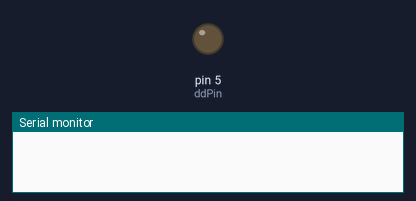
Recording of a sketch running on a simulated Arduino Uno, built with avr-gcc and run on an emulated ATmega328P. Shown: output pins drawn as LEDs (lit = HIGH), the last lines printed to the serial monitor.

Above: at 0.1 s.
At 3.8 s:
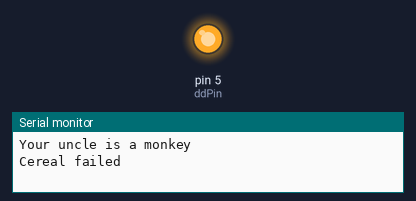
Timing chart, 0 to 5.3 s (numbered marks = the images above):
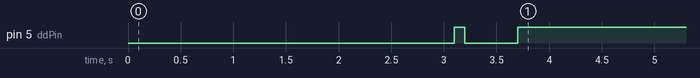

The sketch:

sketch_Roomba1.ino
```cpp
  #include<SoftwareSerial.h>

//pin assignment

//ground to 7/6

int txPin = 11; // from arduino  pin 10 to roomba pin 3
int rxPin = 10; // from srduino pin 11 to roomba pin 4
int ddPin = 5; // from srduino pin 5 to roomba pin 5

SoftwareSerial cereal(txPin, rxPin);

void setup() {
  Serial.begin(9600);
  delay(3000);
  Serial.println("Your uncle is a monkey");

  pinMode (ddPin, OUTPUT);
  //pinMode (txPin, );
  //pinMode (rxPin, );

  cereal.begin(19200);

  delay(100);

  if (cereal.available()){
    Serial.println(cereal.read());
  } else {
    Serial.println("Cereal failed");
  }

  digitalWrite(ddPin, HIGH);
  delay(100);
  digitalWrite(ddPin, LOW);
  delay(500);
  digitalWrite(ddPin, HIGH);
  delay(2000);

  // Safe mode

  cereal.write(128); //start

  delay(1000);

  cereal.write(131); //enter safe mode

  Serial.println("So we know it got here");

  delay(1000);

  // full mode
  /*
  cereal.write(130);

  delay(10);

  cereal.write(132);

  delay(10);
  */

  //cereal.write(143); // return to dock

  forwards();
  delay(2000);
  spinR();
  delay(500);
  spinL();
  forwards();
  delay(6000);
  spinL();
  delay(500);
  wheelStop();
  //Spin till you drop
  //spinTillYouDrop();
}


void loop() {
  // put your main code here, to run repeatedly:

}

void spinTillYouDrop(){
  Serial.print("Spin till you drop");

  cereal.write(145);
  cereal.write(0xff);
  cereal.write(0x38);
  cereal.write(byte(00));
  cereal.write(0xc8);
  }

void forwards(){
  Serial.print("Forwards");

  cereal.write(145);
  cereal.write(byte(1));
  cereal.write(byte(116));
  cereal.write(byte(1));
  cereal.write(byte(116));
  }

void spinR(){
  Serial.print("spinR");

  cereal.write(145);
  cereal.write(0xff);
  cereal.write(0x38);
  cereal.write(byte(00));
  cereal.write(0xc8);
  }

void spinL(){
  Serial.print("spinL");

  cereal.write(145);
  cereal.write(byte(00));
  cereal.write(0xc8);
  cereal.write(0xff);
  cereal.write(0x38);
  }

void wheelStop(){
  Serial.print("spinL");

  cereal.write(145);
  cereal.write(byte(00));
  cereal.write(byte(00));
  cereal.write(byte(00));
  cereal.write(byte(00));
  }
```
